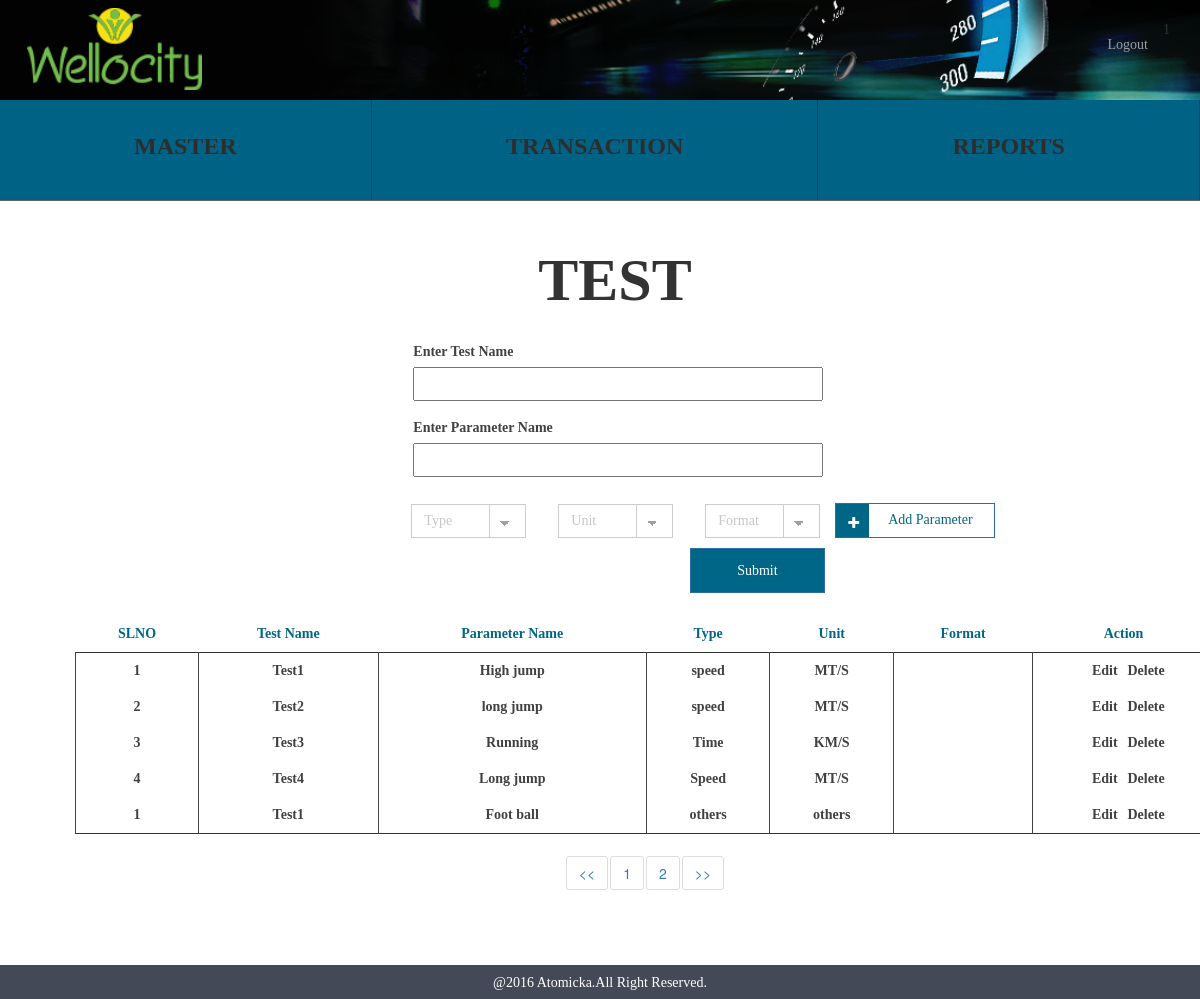
Screenshot of /test.php (signed in) with the database file from the repository.
### tables this page shows
CREATE TABLE IF NOT EXISTS `wc_test_attribute` (
  `test_attribute_id` int(10) NOT NULL AUTO_INCREMENT,
  `test_id` int(10) NOT NULL,
  `test_parameter_name` varchar(250) NOT NULL,
  `test_parameter_type` varchar(150) NOT NULL,
  `test_parameter_unit` varchar(50) NOT NULL,
  `test_parameter_format` varchar(50) NOT NULL,
  `test_attribute_status` tinyint(1) NOT NULL,
  `test_attribute_createddate` timestamp NOT NULL DEFAULT CURRENT_TIMESTAMP,
  PRIMARY KEY (`test_attribute_id`),
  KEY `test_id` (`test_id`)
);

CREATE TABLE IF NOT EXISTS `wc_test` (
  `test_id` int(10) NOT NULL AUTO_INCREMENT,
  `test_name` varchar(100) NOT NULL,
  `test_status` tinyint(1) NOT NULL,
  `test_createddate` timestamp NOT NULL DEFAULT CURRENT_TIMESTAMP,
  PRIMARY KEY (`test_id`)
);

### functions/test_functions.php (called while the page is built, shortened)
<?php
class testfunction{
    public function testselectfunction(){
      $temp_arr = array();
      $res = mysql_query("SELECT * FROM wc_test_attribute INNER JOIN wc_test ON wc_test_attribute.test_id = wc_test.test_id ") or die(mysql_error());
      while($row = mysql_fetch_array($res)) {
          $temp_arr[] =$row;
      }
      return $temp_arr;
      }
}
 ?>

### test.php (the view, shortened to what this page needs)
<?php
require_once "header.php";
require_once "functions/test_functions.php";
$obj = new testfunction();
?>
<div class="container">
	<div class="container align_center align_height">
		<span class="sports">TEST</span>
	</div>
	<div class="container">
		<div class="col-xs-12 col-md-11">
			<div class="col-md-4 hidden-xs"></div>
			<div class="col-xs-12 col-md-7 align_margin">
				<form id="test_form" action="functions/test_functions.php" method="post">
					<div class="form-group">
						<label>Enter Test Name</label><br>
						<input type="text" class="adjust_width" name="test_name" data-validation-error-msg="Please Enter the Test Name" data-validation="required">
					</div>
					<div class="parameter_holder">
						<div class="clone_content" id="param_counter1">
							<div class="form-group">
								<label>Enter Parameter Name</label><br>
								<input type="text" class="adjust_width parameter_name" name="parameter_name1" data-validation-error-msg="Please Enter the Parameter Name" data-validation="required">
							</div>
							<div class="form-group">
								<select class="form-control classic type_align fl parameter_type" id="type" name="type1" data-validation-error-msg="Please Select the Type of the Parameter" data-validation="required">
									<option value="">
										Type
									</option>
								</select>
								<select class="form-control classic type_align fl parameter_unit" id="unit" name="unit1" data-validation-error-msg="Please Select the Unit of the Parameter" data-validation="required">
								<option value="">Unit</option>
								</select>
								<select class="form-control classic type_align fl parameter_format" id="format" name="format1" data-validation-error-msg="Please Select the Format of the Parameter" data-validation="required">
									<option value="">Format</option>
								</select>
							</div>
						</div>
					</div>
					<input type="button" class="btn btn-primary align_right parameter_btn" value="Add Parameter">
					<i class="fa fa-plus parameter_add"></i>
					<div class="col-md-9 schedule_btn">
						<input type="submit" class="btn btn-primary align_right clear test_submit_act" value="Submit">
					</div>
				</form>
			</div>
			<div class="container">
			  <table class="table test_table">
			    <thead>
			      <tr class="row_color">
			        <th class="align_center">SLNO</th>
			        <th class="align_center">Test Name</th>
			        <th class="align_center">Parameter Name</th>
			        <th class="align_center">Type</th>
			        <th class="align_center">Unit</th>
			        <th class="align_center">Format</th>
			        <th class="align_center">Action</th>
			      </tr>
			    </thead>
			    <tbody>
				<?php
				$data = $obj->testselectfunction();
				foreach( $data as $eachrecord ) {
				 ?>
			      <tr class="align_center delete_color">
			        <td class="test_id"><?php echo $eachrecord ['test_id']; ?></td>
			        <td><?php echo $eachrecord ['test_name']; ?></td>
			        <td><?php echo $eachrecord ['test_parameter_name']; ?></td>
			        <td><?php echo $eachrecord ['test_parameter_type']; ?></td>
			        <td><?php echo $eachrecord ['test_parameter_unit']; ?></td>
			        <td><?php echo $eachrecord ['test_parameter_format']; ?></td>
			        <td>
			        	<span class="edit_state edit_test" data-value="<?php echo $eachrecord ['test_attribute_id']; ?>">Edit</span>
		        		<span class="delete_state" data-value="<?php echo $eachrecord ['test_attribute_id']; ?>">Delete</span>
			        </td>
			      </tr>
			      <?php } ?>
			    </tbody>
			  </table>
			</div>
		</div>
	</div>
</div>
<?php require_once "footer.php" ?>

### css/style.css (style rules this page uses)
.align_center { text-align: center; }
.align_right { float: right; }
.sports { font-size: 60px; font-weight: bold; position: relative; font-family: Montserrat; }
.align_margin { margin-bottom:23px; }
.align_height { line-height: 2; }
.fl { float: left; }
.row_color { color: #006687; font-family: Montserrat; }
.delete_color { color: #414141; font-weight: bold; font-family: Montserrat; }
.clear { background-color: #006687 !important; color: #fff !important; height: 45px; width: 135px; border-radius: 0 !important; font-weight: bold; font-family: Montserrat; margin-right: 10px; }
.adjust_width { width: 410px !important; height: 34px; box-shadow: none !important; }
.table > thead > tr > th, .table > tbody > tr > th, .table > tfoot > tr > th, .table > thead > tr > td, .table > tbody > tr > td, .table > tfoot > tr > td { border-top: 0 !important; }
.table > thead > tr > th { border-bottom: 1px !important; }
.table > tbody { border:1px solid !important; }
.table > tbody td { border:1px solid; border-bottom: 0 !important }
.table > thead { border-bottom: 1px solid; }
select.classic { background-image: linear-gradient(45deg, transparent 50%, #a0a0a0 50%), linear-gradient(135deg, #a0a0a0 50%, transparent 50%), linear-gradient(to right, #ccc, #ccc); background-position: calc(100% - 20px) calc(1em + 2px), calc(100% - 15px) calc(1em + 2px), calc(100% - 2.5em) -0.5em; background-size: 5px 5px, 5px 5px, 0.07em 3.5em; background-repeat: no-repeat; cursor: pointer; }
select { -moz-appearance: none; -webkit-appearance:none; appearance: none; }
.edit_state,.edit_district { cursor: pointer; }
.delete_state,.delete_district { cursor: pointer; float: right; position: relative; right: 25%; }
.schedule_btn { padding: 0 !important; }
.parameter_btn { background-color: #FFF !important; color: #006687 !important; height: 35px; width: 160px; border-radius: 0px !important; font-weight: bold; font-family: Montserrat; margin-right: -20px; position: relative; bottom: 45px; cursor: pointer !important; padding: 0px 10px 2px 40px !important; }
.type_align { border-radius: 0 !important; box-shadow: none !important; height: 34px; margin: 12px 0 10px 32px; position: relative; right: 34px; width: 115px !important; font-family: Montserrat; color: #c6c6c6 !important; }
.parameter_add { position: relative; right: 18px; top: 12px; color: #FFF; background: none repeat scroll 0% 0% #006687; padding: 12px 10px 7px 12px; cursor: pointer; }
label { color: #414141 !important; font-family: Montserrat; }
button, input, optgroup, select, textarea { font-family: Montserrat !important; }

### rows the page displays
wc_test_attribute: test.test_id "1", test.test_name "Test1", test_parameter_name "High jump", test_parameter_type "speed", test_parameter_unit "MT/S"
wc_test_attribute: test.test_id "2", test.test_name "Test2", test_parameter_name "long jump", test_parameter_type "speed", test_parameter_unit "MT/S"
wc_test_attribute: test.test_id "3", test.test_name "Test3", test_parameter_name "Running", test_parameter_type "Time", test_parameter_unit "KM/S"
wc_test_attribute: test.test_id "4", test.test_name "Test4", test_parameter_name "Long jump", test_parameter_type "Speed", test_parameter_unit "MT/S"
wc_test_attribute: test.test_id "1", test.test_name "Test1", test_parameter_name "Foot ball", test_parameter_type "others", test_parameter_unit "others", $eachrecord ['test_attribute_id'] 5 (drawn)

### other values shown
$_SESSION['login'] "1"
